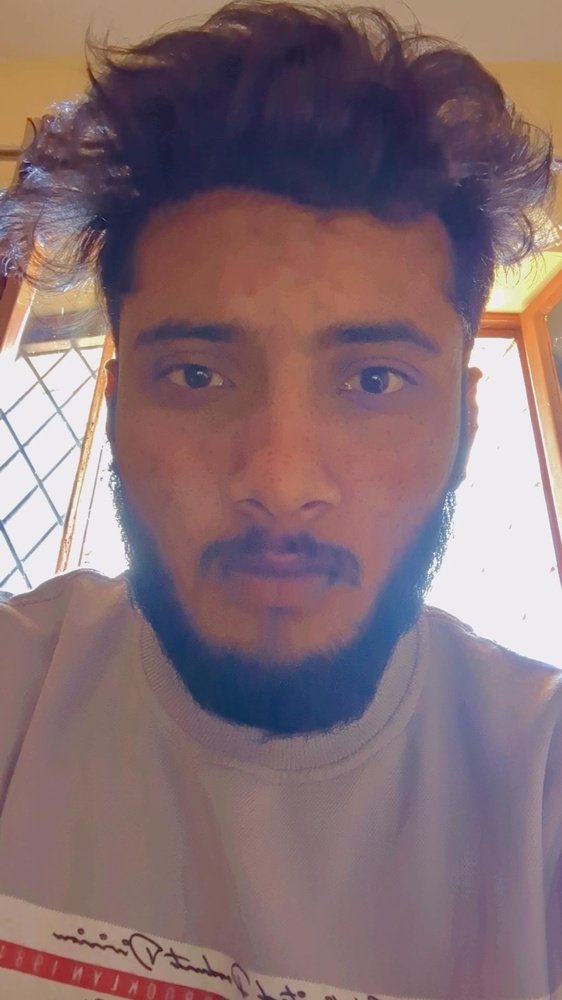
#> input picture image.jpg, 562 x 1000 px, shrunk from 1080 x 1920 before the run, found by its file name; the run also reads 2 pictures not shown here
$ jupyter execute sobel.ipynb   (older library calls are emulated)
#> lines starting #> are read from the running program, lines starting #| are printed output that depends on the picture
[cell 1]
import cv2
import numpy as np
from matplotlib import pyplot as plt

original image

[cell 2]
img = cv2.imread('F:\VS Code\Image Processing\image.jpg')
#> img is the input picture: shape (1000, 562, 3); mean B, G, R 115.6, 110.5, 133.9
img = cv2.cvtColor(img, cv2.COLOR_BGR2RGB)
gray = cv2.cvtColor(img, cv2.COLOR_BGR2GRAY)
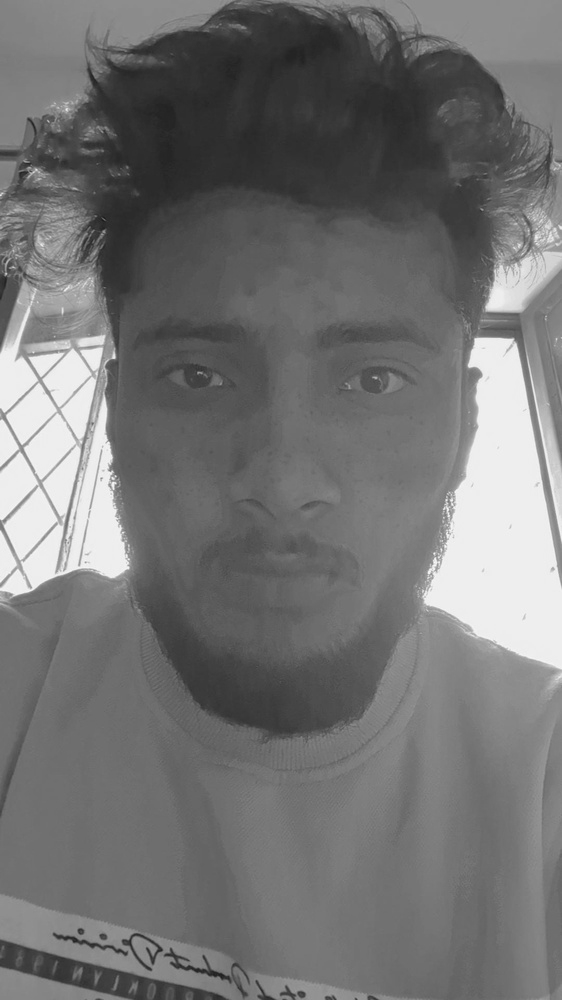
#> gray: shape (1000, 562); min 27, max 251, mean 114.7
img_gaussian = cv2.GaussianBlur(gray,(3,3),0)

#sobel
img_sobelx = cv2.Sobel(img_gaussian,cv2.CV_8U,1,0,ksize=5)
img_sobely = cv2.Sobel(img_gaussian,cv2.CV_8U,0,1,ksize=5)
img_sobel = img_sobelx + img_sobely
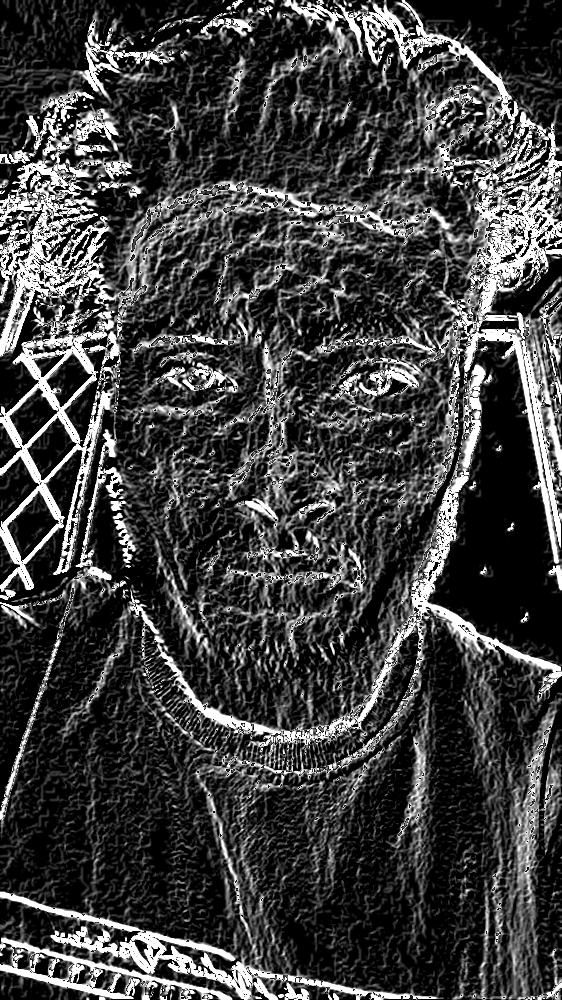
#> img_sobel: shape (1000, 562); min 0, max 255, mean 64.1


plt.imshow(img)
plt.title('Original')
plt.show()
plt.imshow(img_sobel)
plt.title('Sobel')
plt.show()

gaussian noise image

[cell 3]
img = cv2.imread('F:\VS Code\Image Processing\gaussian_noice.jpg')
img = cv2.cvtColor(img, cv2.COLOR_BGR2RGB)
gray = cv2.cvtColor(img, cv2.COLOR_BGR2GRAY)
img_gaussian = cv2.GaussianBlur(gray,(3,3),0)

#sobel
img_sobelx = cv2.Sobel(img_gaussian,cv2.CV_8U,1,0,ksize=5)
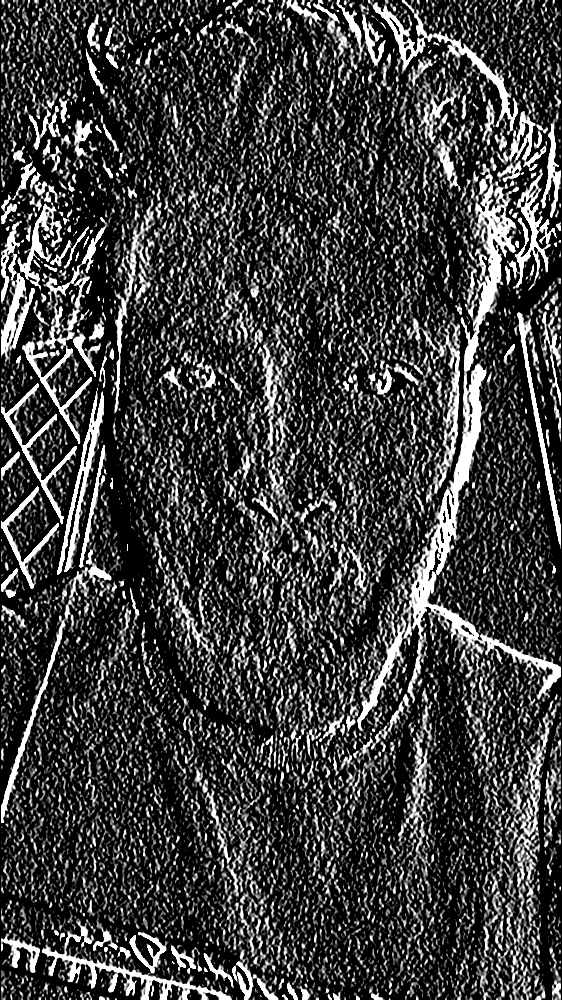
#> img_sobelx: shape (1000, 562); min 0, max 255, mean 62.3
img_sobely = cv2.Sobel(img_gaussian,cv2.CV_8U,0,1,ksize=5)
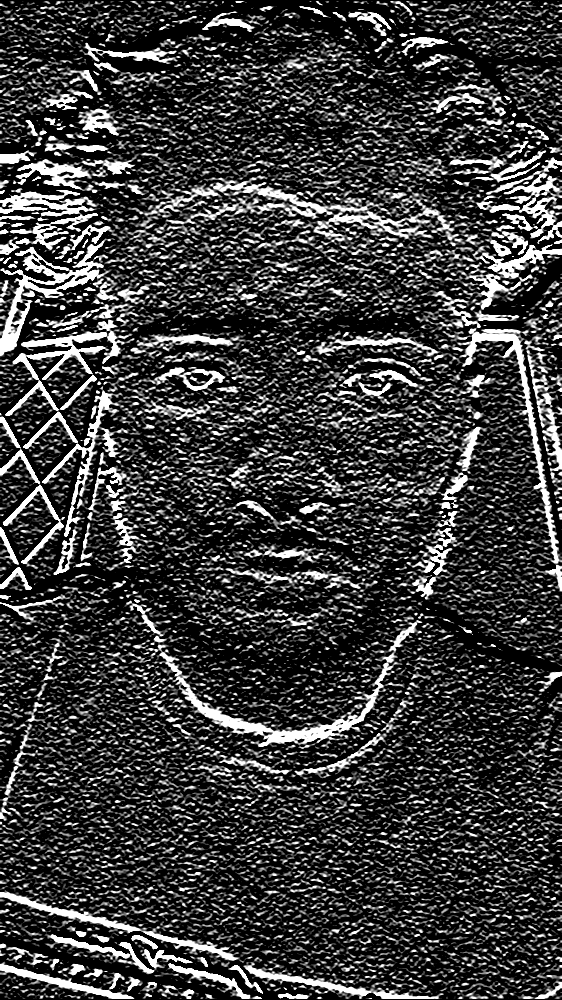
#> img_sobely: shape (1000, 562); min 0, max 255, mean 60
img_sobel = img_sobelx + img_sobely
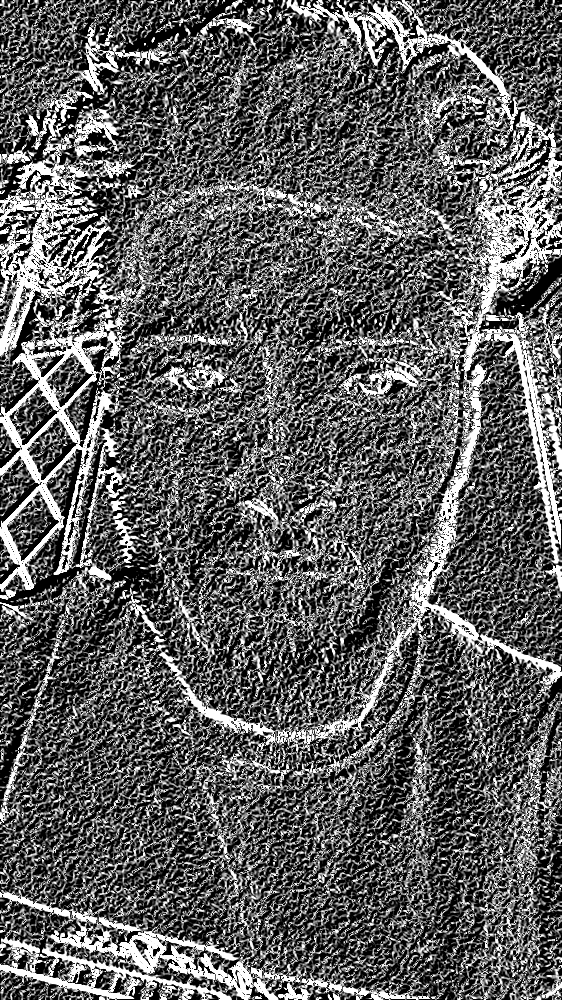
#> img_sobel: shape (1000, 562); min 0, max 255, mean 94.9


plt.imshow(img)
plt.title('Gaussian Noice')
plt.show()
plt.imshow(img_sobel)
plt.title('Sobel')
plt.show()

pepper noise image

[cell 4]
img = cv2.imread('F:\VS Code\Image Processing\pepper_noise.jpg')
img = cv2.cvtColor(img, cv2.COLOR_BGR2RGB)
gray = cv2.cvtColor(img, cv2.COLOR_BGR2GRAY)
img_gaussian = cv2.GaussianBlur(gray,(3,3),0)

#sobel
img_sobelx = cv2.Sobel(img_gaussian,cv2.CV_8U,1,0,ksize=5)
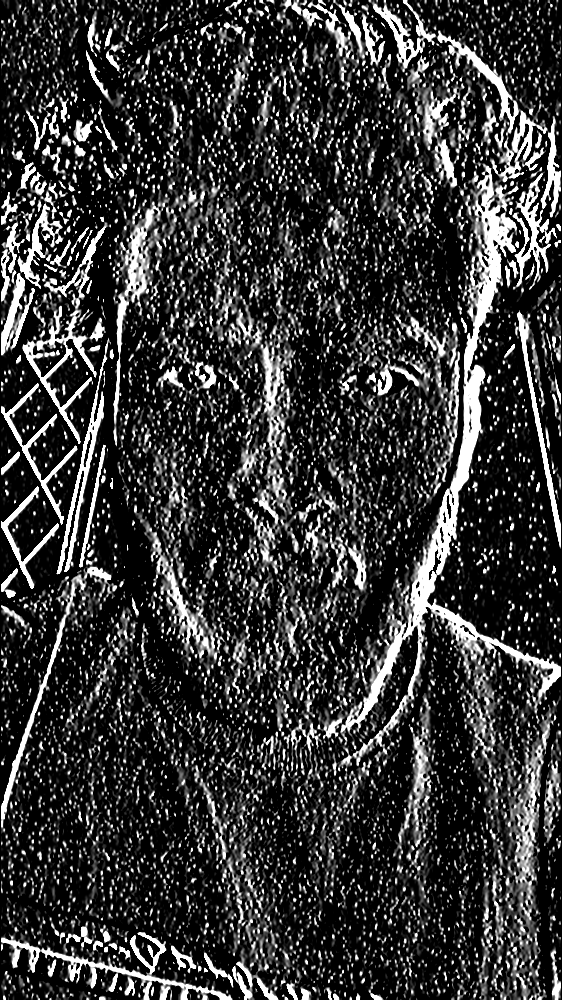
#> img_sobelx: shape (1000, 562); min 0, max 255, mean 56
img_sobely = cv2.Sobel(img_gaussian,cv2.CV_8U,0,1,ksize=5)
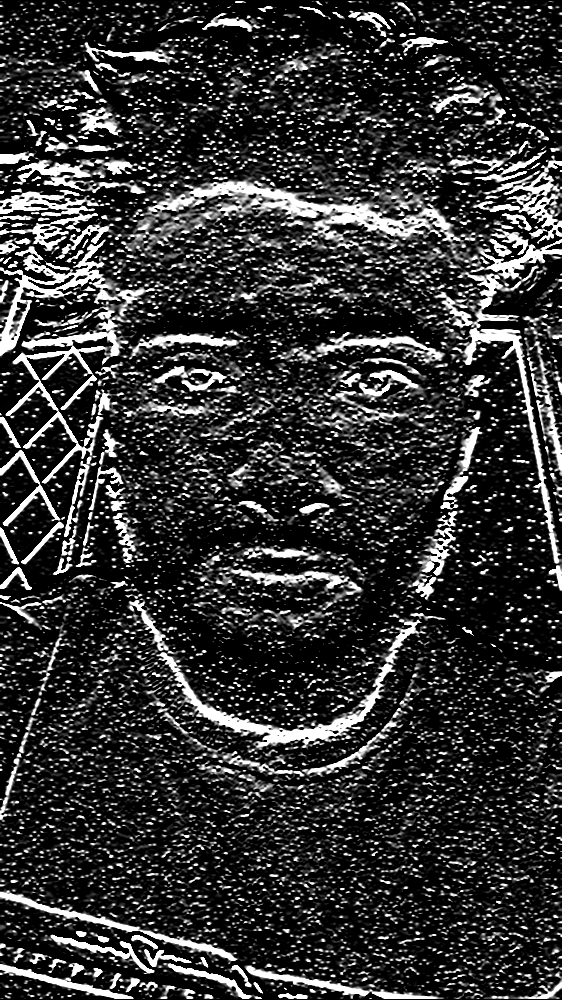
#> img_sobely: shape (1000, 562); min 0, max 255, mean 52.9
img_sobel = img_sobelx + img_sobely
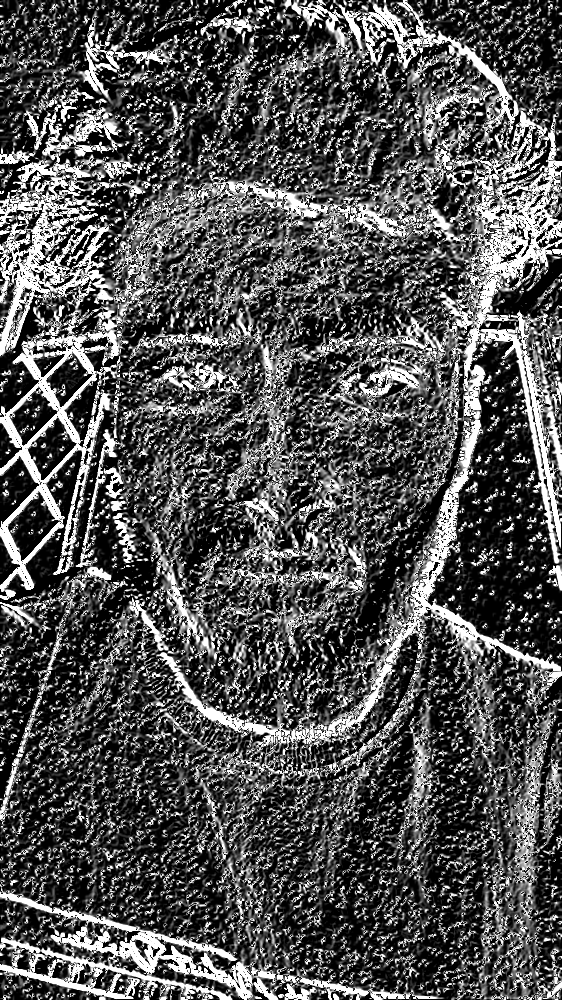
#> img_sobel: shape (1000, 562); min 0, max 255, mean 83.4


plt.imshow(img)
plt.title('Pepper Noice')
plt.show()
plt.imshow(img_sobel)
plt.title('Sobel')
plt.show()
